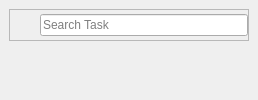
                  <widget class="QWidget" name="headerFrame" native="true">
                   <layout class="QHBoxLayout" name="horizontalLayout_2">
                    <property name="spacing">
                     <number>0</number>
                    </property>
                    <property name="leftMargin">
                     <number>0</number>
                    </property>
                    <property name="topMargin">
                     <number>0</number>
                    </property>
                    <property name="rightMargin">
                     <number>0</number>
                    </property>
                    <property name="bottomMargin">
                     <number>10</number>
                    </property>
                    <item>
                     <widget class="QWidget" name="mainMenuButton" native="true">
                      <widget class="QPushButton" name="menuButton">
                       <property name="geometry">
                        <rect>
                         <x>12</x>
                         <y>14</y>
                         <width>30</width>
                         <height>30</height>
                        </rect>
                       </property>
                       <property name="minimumSize">
                        <size>
                         <width>30</width>
                         <height>30</height>
                        </size>
                       </property>
                       <property name="maximumSize">
                        <size>
                         <width>30</width>
                         <height>30</height>
                        </size>
                       </property>
                       <property name="sizeIncrement">
                        <size>
                         <width>10</width>
                         <height>10</height>
                        </size>
                       </property>
                       <property name="styleSheet">
                        <string notr="true">image: url(:/icons/assets/icons/align-justify.svg);
magin-left: 3px</string>
                       </property>
                       <property name="text">
                        <string/>
                       </property>
                       <property name="iconSize">
                        <size>
                         <width>18</width>
                         <height>18</height>
                        </size>
                       </property>
                       <property name="checkable">
                        <bool>true</bool>
                       </property>
                      </widget>
                      <widget class="QLabel" name="homeHeader">
                       <property name="geometry">
                        <rect>
                         <x>50</x>
                         <y>20</y>
                         <width>45</width>
                         <height>19</height>
                        </rect>
                       </property>
                       <property name="font">
                        <font>
                         <pointsize>16</pointsize>
                         <bold>true</bold>
                        </font>
                       </property>
                       <property name="text">
                        <string>Home</string>
                       </property>
                      </widget>
                     </widget>
                    </item>
                    <item alignment="Qt::AlignHCenter">
                     <widget class="QWidget" name="mainSearchFrame" native="true">
                      <layout class="QHBoxLayout" name="horizontalLayout_4">
                       <item alignment="Qt::AlignTop">
                        <widget class="QFrame" name="searchFrame">
                         <property name="minimumSize">
                          <size>
                           <width>240</width>
                           <height>0</height>
                          </size>
                         </property>
                         <property name="frameShape">
                          <enum>QFrame::StyledPanel</enum>
                         </property>
                         <property name="frameShadow">
                          <enum>QFrame::Raised</enum>
                         </property>
                         <layout class="QHBoxLayout" name="horizontalLayout_5">
                          <property name="spacing">
                           <number>0</number>
                          </property>
                          <property name="leftMargin">
                           <number>0</number>
                          </property>
                          <property name="topMargin">
                           <number>0</number>
                          </property>
                          <property name="rightMargin">
                           <number>0</number>
                          </property>
                          <property name="bottomMargin">
                           <number>0</number>
                          </property>
                          <item>
                           <widget class="QLabel" name="searchicon">
                            <property name="minimumSize">
                             <size>
                              <width>30</width>
                              <height>30</height>
                             </size>
                            </property>
                            <property name="maximumSize">
                             <size>
                              <width>30</width>
                              <height>30</height>
                             </size>
                            </property>
                            <property name="styleSheet">
                             <string notr="true"/>
                            </property>
                            <property name="text">
                             <string/>
                            </property>
                            <property name="pixmap">
                             <pixmap resource="SEP_Project/resources.qrc">:/icons_v2/search.svg</pixmap>
                            </property>
                            <property name="scaledContents">
                             <bool>true</bool>
                            </property>
                           </widget>
                          </item>
                          <item>
                           <widget class="QLineEdit" name="lineEdit">
                            <property name="placeholderText">
                             <string>Search Task</string>
                            </property>
                           </widget>
                          </item>
                         </layout>
                        </widget>
                       </item>
                      </layout>
                     </widget>
                    </item>
                    <item>
                     <widget class="QWidget" name="mainAccountFrame" native="true">
                      <layout class="QHBoxLayout" name="horizontalLayout_6">
                       <property name="spacing">
                        <number>0</number>
                       </property>
                       <property name="leftMargin">
                        <number>0</number>
                       </property>
                       <property name="topMargin">
                        <number>0</number>
                       </property>
                       <property name="rightMargin">
                        <number>0</number>
                       </property>
                       <property name="bottomMargin">
                        <number>0</number>
                       </property>
                      </layout>
                     </widget>
                    </item>
                   </layout>
                  </widget>
